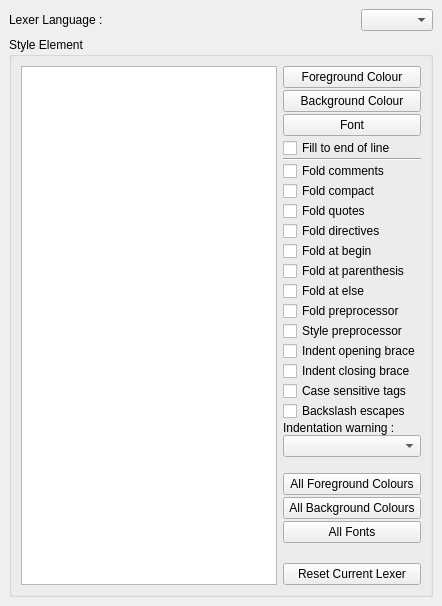
     <widget class="QWidget" name="pLexersHighlighting" >
      <layout class="QGridLayout" >
       <property name="margin" >
        <number>9</number>
       </property>
       <property name="spacing" >
        <number>6</number>
       </property>
       <item row="1" column="0" colspan="2" >
        <widget class="QGroupBox" name="gbLexersHighlightingElements" >
         <property name="title" >
          <string>Style Element</string>
         </property>
         <layout class="QHBoxLayout" >
          <property name="margin" >
           <number>9</number>
          </property>
          <property name="spacing" >
           <number>6</number>
          </property>
          <item>
           <widget class="QListWidget" name="lwLexersHighlightingElements" />
          </item>
          <item>
           <layout class="QVBoxLayout" >
            <property name="margin" >
             <number>0</number>
            </property>
            <property name="spacing" >
             <number>0</number>
            </property>
            <item>
             <layout class="QVBoxLayout" >
              <property name="margin" >
               <number>0</number>
              </property>
              <property name="spacing" >
               <number>2</number>
              </property>
              <item>
               <widget class="QPushButton" name="pbLexersHighlightingForeground" >
                <property name="text" >
                 <string>Foreground Colour</string>
                </property>
               </widget>
              </item>
              <item>
               <widget class="QPushButton" name="pbLexersHighlightingBackground" >
                <property name="text" >
                 <string>Background Colour</string>
                </property>
               </widget>
              </item>
              <item>
               <widget class="QPushButton" name="pbLexersHighlightingFont" >
                <property name="text" >
                 <string>Font</string>
                </property>
               </widget>
              </item>
              <item>
               <widget class="QCheckBox" name="cbLexersHighlightingFillEol" >
                <property name="text" >
                 <string>Fill to end of line</string>
                </property>
               </widget>
              </item>
             </layout>
            </item>
            <item>
             <widget class="Line" name="lLexer" >
              <property name="orientation" >
               <enum>Qt::Horizontal</enum>
              </property>
             </widget>
            </item>
            <item>
             <widget class="QCheckBox" name="cbLexersHighlightingFoldComments" >
              <property name="statusTip" >
               <string>setFoldComments</string>
              </property>
              <property name="text" >
               <string>Fold comments</string>
              </property>
             </widget>
            </item>
            <item>
             <widget class="QCheckBox" name="cbLexersHighlightingFoldCompact" >
              <property name="statusTip" >
               <string>setFoldCompact</string>
              </property>
              <property name="text" >
               <string>Fold compact</string>
              </property>
             </widget>
            </item>
            <item>
             <widget class="QCheckBox" name="cbLexersHighlightingFoldQuotes" >
              <property name="statusTip" >
               <string>setFoldQuotes</string>
              </property>
              <property name="text" >
               <string>Fold quotes</string>
              </property>
             </widget>
            </item>
            <item>
             <widget class="QCheckBox" name="cbLexersHighlightingFoldDirectives" >
              <property name="statusTip" >
               <string>setFoldDirectives</string>
              </property>
              <property name="text" >
               <string>Fold directives</string>
              </property>
             </widget>
            </item>
            <item>
             <widget class="QCheckBox" name="cbLexersHighlightingFoldAtBegin" >
              <property name="statusTip" >
               <string>setFoldAtBegin</string>
              </property>
              <property name="text" >
               <string>Fold at begin</string>
              </property>
             </widget>
            </item>
            <item>
             <widget class="QCheckBox" name="cbLexersHighlightingFoldAtParenthesis" >
              <property name="statusTip" >
               <string>setFoldAtParenthesis</string>
              </property>
              <property name="text" >
               <string>Fold at parenthesis</string>
              </property>
             </widget>
            </item>
            <item>
             <widget class="QCheckBox" name="cbLexersHighlightingFoldAtElse" >
              <property name="statusTip" >
               <string>setFoldAtElse</string>
              </property>
              <property name="text" >
               <string>Fold at else</string>
              </property>
             </widget>
            </item>
            <item>
             <widget class="QCheckBox" name="cbLexersHighlightingFoldPreprocessor" >
              <property name="statusTip" >
               <string>setFoldPreprocessor</string>
              </property>
              <property name="text" >
               <string>Fold preprocessor</string>
              </property>
             </widget>
            </item>
            <item>
             <widget class="QCheckBox" name="cbLexersHighlightingStylePreprocessor" >
              <property name="statusTip" >
               <string>setStylePreprocessor</string>
              </property>
              <property name="text" >
               <string>Style preprocessor</string>
              </property>
             </widget>
            </item>
            <item>
             <widget class="QCheckBox" name="cbLexersHighlightingIndentOpeningBrace" >
              <property name="text" >
               <string>Indent opening brace</string>
              </property>
             </widget>
            </item>
            <item>
             <widget class="QCheckBox" name="cbLexersHighlightingIndentClosingBrace" >
              <property name="text" >
               <string>Indent closing brace</string>
              </property>
             </widget>
            </item>
            <item>
             <widget class="QCheckBox" name="cbLexersHighlightingCaseSensitiveTags" >
              <property name="statusTip" >
               <string>setCaseSensitiveTags</string>
              </property>
              <property name="text" >
               <string>Case sensitive tags</string>
              </property>
             </widget>
            </item>
            <item>
             <widget class="QCheckBox" name="cbLexersHighlightingBackslashEscapes" >
              <property name="statusTip" >
               <string>setBackslashEscapes</string>
              </property>
              <property name="text" >
               <string>Backslash escapes</string>
              </property>
             </widget>
            </item>
            <item>
             <widget class="QLabel" name="lLexersHighlightingIndentationWarning" >
              <property name="text" >
               <string>Indentation warning :</string>
              </property>
             </widget>
            </item>
            <item>
             <widget class="QComboBox" name="cbLexersHighlightingIndentationWarning" >
              <property name="statusTip" >
               <string>setIndentationWarning</string>
              </property>
             </widget>
            </item>
            <item>
             <spacer>
              <property name="orientation" >
               <enum>Qt::Vertical</enum>
              </property>
              <property name="sizeHint" >
               <size>
                <width>20</width>
                <height>16</height>
               </size>
              </property>
             </spacer>
            </item>
            <item>
             <layout class="QVBoxLayout" >
              <property name="margin" >
               <number>0</number>
              </property>
              <property name="spacing" >
               <number>2</number>
              </property>
              <item>
               <widget class="QPushButton" name="pbLexersHighlightingAllForeground" >
                <property name="text" >
                 <string>All Foreground Colours</string>
                </property>
               </widget>
              </item>
              <item>
               <widget class="QPushButton" name="pbLexersHighlightingAllBackground" >
                <property name="text" >
                 <string>All Background Colours</string>
                </property>
               </widget>
              </item>
              <item>
               <widget class="QPushButton" name="pbLexersHighlightingAllFont" >
                <property name="text" >
                 <string>All Fonts</string>
                </property>
               </widget>
              </item>
             </layout>
            </item>
            <item>
             <spacer>
              <property name="orientation" >
               <enum>Qt::Vertical</enum>
              </property>
              <property name="sizeType" >
               <enum>QSizePolicy::Fixed</enum>
              </property>
              <property name="sizeHint" >
               <size>
                <width>20</width>
                <height>20</height>
               </size>
              </property>
             </spacer>
            </item>
            <item>
             <widget class="QPushButton" name="pbLexersHighlightingReset" >
              <property name="text" >
               <string>Reset Current Lexer</string>
              </property>
             </widget>
            </item>
           </layout>
          </item>
         </layout>
        </widget>
       </item>
       <item row="0" column="1" >
        <widget class="QComboBox" name="cbLexersHighlightingLanguages" >
         <property name="sizePolicy" >
          <sizepolicy>
           <hsizetype>0</hsizetype>
           <vsizetype>0</vsizetype>
           <horstretch>0</horstretch>
           <verstretch>0</verstretch>
          </sizepolicy>
         </property>
        </widget>
       </item>
       <item row="0" column="0" >
        <widget class="QLabel" name="lLexersHighlightingLanguage" >
         <property name="text" >
          <string>Lexer Language :</string>
         </property>
        </widget>
       </item>
      </layout>
     </widget>
